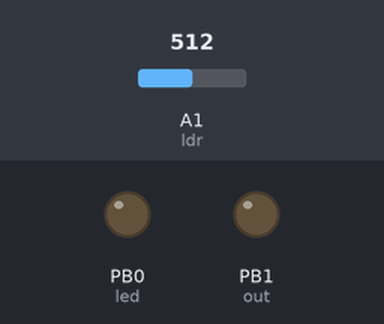
Bench run of a sketch on a simulated ATtiny85, built with avr-gcc and run on an emulated ATtiny85. Shown: output pins drawn as LEDs (lit = HIGH). Inputs (shaded band) come from the test bench; at power-on: A1 (ldr) = 512.

Above: at 1.2 s.
1.3 s: A1 (ldr) set to 492
At 1.8 s:
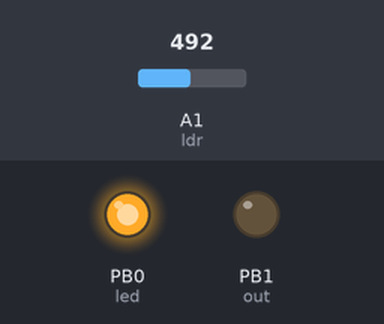
Timing chart, 0 to 4.3 s (numbered marks = the images above; inputs shaded):
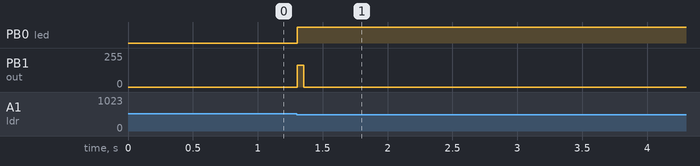

Measured:
- the behaviour switches between 500 and 499 on A1 (ldr) (found by bisection; images 0 and 1)
- after the input at 1.3 s, PB0 (led): LOW → HIGH at once; PB1 (out): 0/255 → 165/255 at once, → 0/255 0.05 s later

The sketch:

3_Laser_Ldr_Test.ino
```cpp
#define ldr  A1
#define led   0
#define out   1
int ldr_read, input = 0, prevInput = 0;

void setup() {
  pinMode(led,OUTPUT);
  pinMode(out,OUTPUT);
  digitalWrite(led,0);
  analogWrite(out,0);
  pinMode(ldr,INPUT);
}

void loop() {
  if(is_active() == 1)
    analogWrite(out,165);
  else
    analogWrite(out,0);
  delay(50);
}

int is_active() {
  input = 0;
  if(analogRead(ldr) < 500){
    digitalWrite(led, 1);
    input = 1;
  } else
    digitalWrite(led, 0);
  if(prevInput != input){
    prevInput = input;
    return input;
  }
  return 0;
}
```
